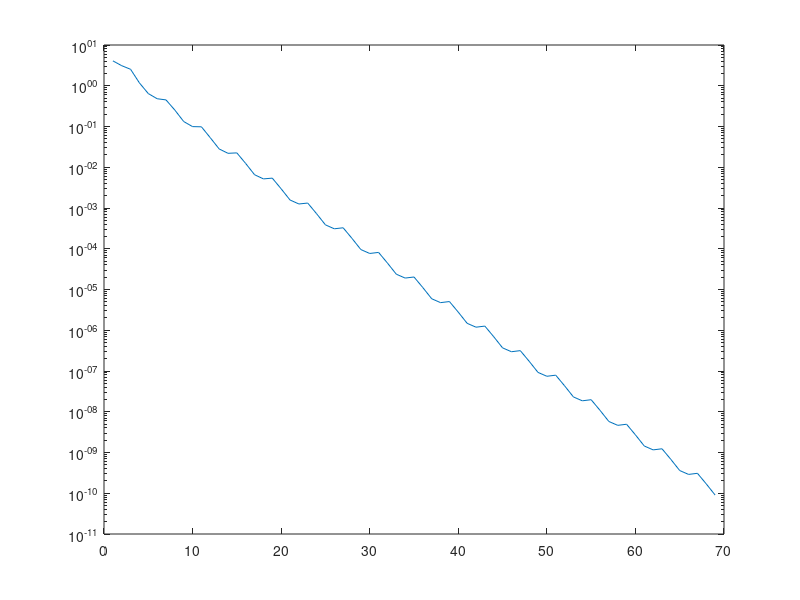

This chart was generated by the following MATLAB code:
A=[0 1 0 0 0 0 0;1 0 0 0 0 0 0;0 1 0 1 0 0 0;0 0 0 0 0 0 0;0 0 1 0 0 0 1;0 0 0 0 1 0 0;1 0 0 1 1 1 0];
P=ones(7,7);
k=1;
while(k<=7)
    P(:,k)=A(:,k)/sum(A(:,k))
    k=k+1;
end
P


V0=1/7*ones(7,1);
k=1;
e=100 %control
while(k<=100 && e>=1e-10)
    V=P*V0;
    V=V/norm(V,1);
    e=norm((V-V0),1/2);
    errores(k)=e;
    k=k+1;
    V0=V;
end
fprintf("El bucle realiza %d iteraciones\n",k)
V
iter=[1:k-1];
semilogy(iter,errores(1:k-1));

%for k=1:100
%        V=P*V0;
%        V=V/norm(V,1);
%        e=norm((V-V0),1/2);
%        V0=V;
%end


